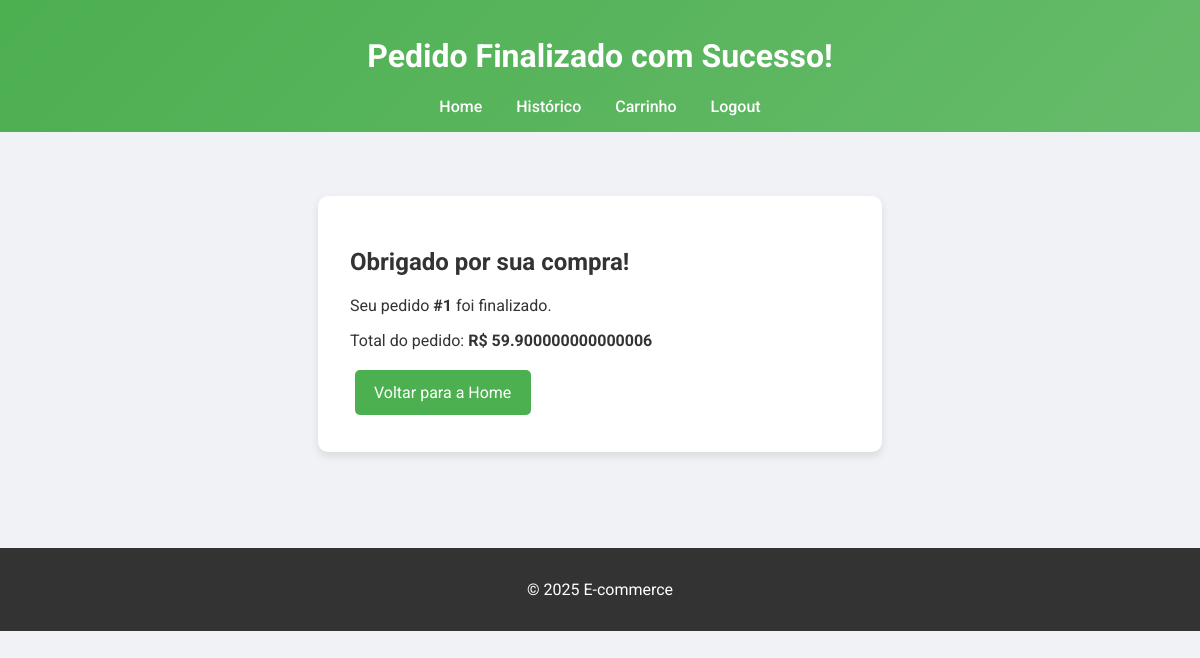
Before: /pedido_finalizado/1 with the older database file.
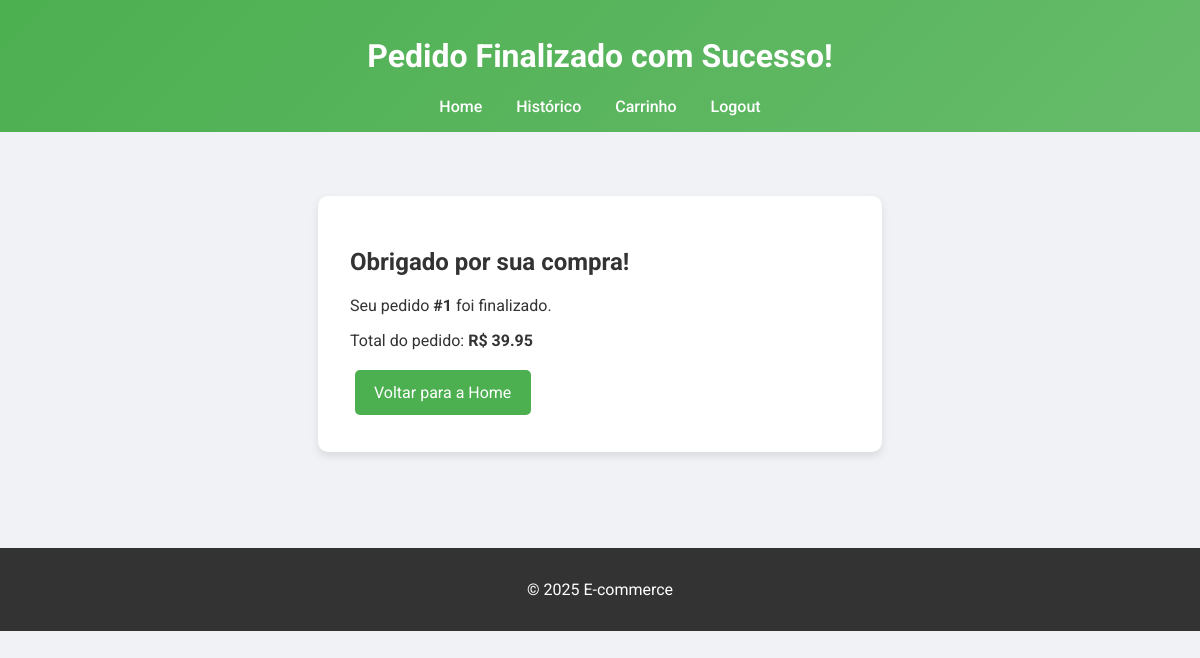
After: the same page with the newer database file.
### tables this page shows
CREATE TABLE pedidos (
                                    id INTEGER PRIMARY KEY AUTOINCREMENT,
                                    username TEXT NOT NULL,
                                    total REAL NOT NULL,
                                    data TIMESTAMP DEFAULT CURRENT_TIMESTAMP,
                                    status TEXT NOT NULL);

### controllers.py (the view)
@bp.route('/pedido_finalizado/<int:pedido_id>')
def pedido_finalizado(pedido_id):
    with DatabaseManager.get_connection() as conn:
        cursor = conn.cursor()
        cursor.execute("SELECT total FROM pedidos WHERE id = ?", (pedido_id,))
        pedido = cursor.fetchone()
    total = pedido[0] if pedido else 0
    return render_template('pedido_finalizado.html', pedido_id=pedido_id, total=total)

### models.py (called while the page is built)
    @staticmethod
    def get_connection():
        return sqlite3.connect(db_path)

### templates/pedido_finalizado.html (shortened to what this page needs)
<!DOCTYPE html>
<html lang="pt-BR">
<head>
    <link rel="stylesheet" href="/static/style.css">
</head>
<body>
    <header>
        <h1>Pedido Finalizado com Sucesso!</h1>
        <nav>
            <a href="/">Home</a>
            <a href="/historico">Histórico</a>
            <a href="/carrinho">Carrinho</a>
            <a href="/logout">Logout</a>
        </nav>
    </header>
    <main>
        <div class="pedido-finalizado">
            <h2>Obrigado por sua compra!</h2>
            <p>Seu pedido <strong>#{{ pedido_id }}</strong> foi finalizado.</p>
            <p>Total do pedido: <strong>R$ {{ total }}</strong></p>
            <a href="/" class="btn">Voltar para a Home</a>
        </div>
    </main>
    <footer>
        <p>&copy; 2025 E-commerce</p>
    </footer>
</body>
</html>

Changed rows visible on the page:
changed pedidos: total "59.900000000000006" → "39.95"
